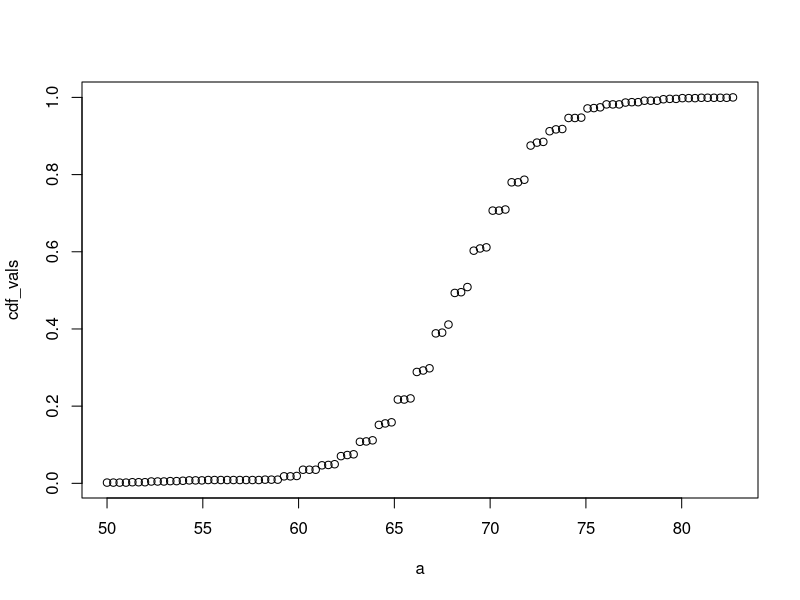

Source code (R):
# Cumulative distribution functions (CDFs)

# Every continuous distribution has a cdf, or the proportion of the
# data below a given value a for all vallues of a 
# F(a) = Pr(x <= a)
# (height values a on x axis, proportion of students shorter than a on y axis)
# Any continuous dataset has a CDF, not only normal distributions 

# Essential for calculating probabilities related to continuous data
# In a continous dataset, the probability of a specific exact value 
# is not informative because most entries are unique 
# So if we computed exact probs, prob(69) >>>> prob(69.1)
# which doesnt match expectation that heights are continuous 

# For non-normal datasets, the CDF can be calculated manually 
# by defining a function to compute the probability above 
# This function can then be applied to a range of values 
# across the range of the dataset to calculate a cdf 
# eg...
library(dslabs)
data(heights)
# Define range of values to span the dataset
a <- seq(min(heights$height), max(heights$height), length = 100) 
cdf <- function(x) {
  mean(heights$height <= x)
}
cdf_vals <- sapply(a, cdf)
plot(a, cdf_vals)


# Proportion of values above a: 1 - F(a)
heights$height <= 70
